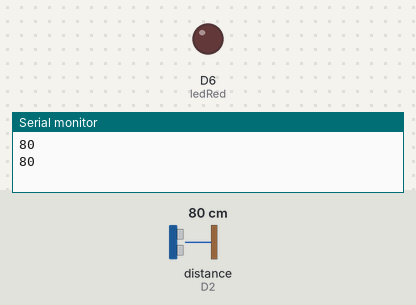
The sketch below on a simulated ESP8266 (NodeMCU). Shown: output pins drawn as LEDs (lit = HIGH), the last lines printed to the serial monitor. Wiring (inferred from the names in the program): ultrasonic range finder: trigger D1; echo D2. Inputs (shaded band) come from the test bench; at power-on: distance to the obstacle (sensor on D2) 80 cm. The echo pulse lasts 58.3 µs per cm; pins used as bus, display or sensor lines are not drawn.

Above: at 1.9 s.
2.0 s: distance to the obstacle (sensor on D2) set to 96 cm
4.4 s: distance to the obstacle (sensor on D2) set to 106 cm
At 5.9 s:
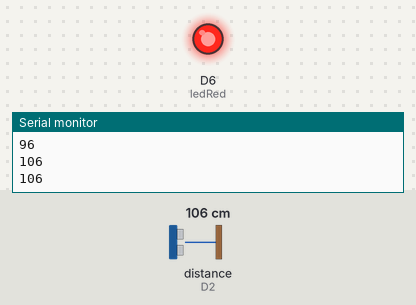
6.9 s: distance to the obstacle (sensor on D2) set to 2 cm
At 8.7 s:
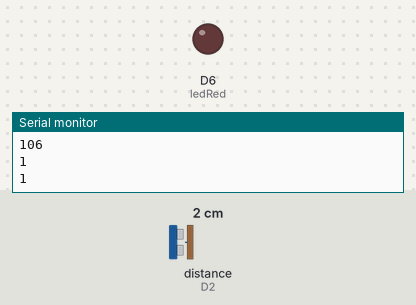
9.9 s: distance to the obstacle (sensor on D2) set to 120 cm
At 12.8 s:
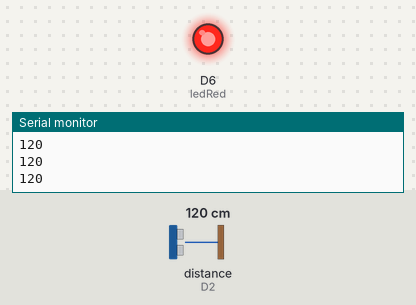
Timing chart, 0 to 14.2 s (numbered marks = the images above; inputs shaded):
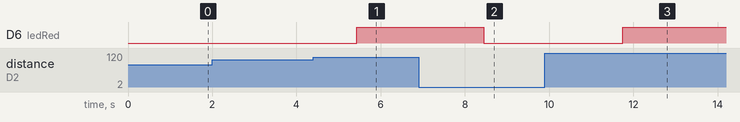

The sketch:

UltraSonic_LED.ino
```cpp
const int pingPin = D1;
int inPin = D2;
int ledRed = D6;

void setup() {
  Serial.begin(115200);
  pinMode(ledRed , OUTPUT);

}
void loop()
{
  long duration,  distance;

  pinMode(pingPin, OUTPUT);
  digitalWrite(pingPin, LOW);
  delayMicroseconds(2);
  digitalWrite(pingPin, HIGH);
  delayMicroseconds(12);
  digitalWrite(pingPin, LOW);
  pinMode(inPin, INPUT);
  duration = pulseIn(inPin, HIGH);
  distance = (duration/2) / 29.1;
  Serial.println(distance);

  Serial.println();
  delay(1000);
  if ( distance > 100 ) {
    digitalWrite (ledRed , HIGH);}
  else {
    	digitalWrite (ledRed , LOW);
  delay(100);}
}
```

Blynk_MID.ino
```cpp

```

Measured:
- the behaviour switches between 100 and 101 cm on distance to the obstacle (sensor on D2) (found by bisection; images 0 and 1)
- after the input at 4.4 s, D6 (ledRed): LOW → HIGH after 1.0 s
- after the input at 6.9 s, D6 (ledRed): HIGH → LOW after 1.5 s
- after the input at 9.9 s, D6 (ledRed): LOW → HIGH after 1.9 s
